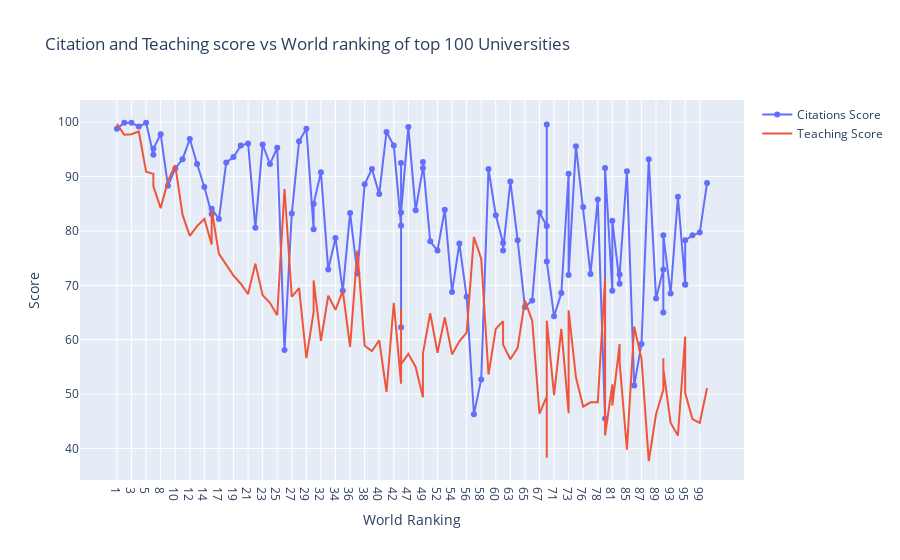

Here is the notebook cell this chart was saved with:
### Code cell
fig = go.Figure()
trace_citation = go.Scatter(
    x = df_top100['world_rank'],
    y = df_top100['citations'],
    name = 'Citations Score',
    mode = 'lines+markers'
)
fig.add_trace(trace_citation)

trace_teach = go.Scatter(
    x = df_top100['world_rank'],
    y = df_top100['teaching'],
    name = 'Teaching Score'
)
fig.add_trace(trace_teach)

fig.update_layout(
    title = 'Citation and Teaching score vs World ranking of top 100 Universities',
    xaxis_title = 'World Ranking',
    yaxis_title = 'Score'
)

fig.show()

### Figure 1 — Plotly figure (JSON) as saved in the notebook; plotly's stock layout.template omitted (floating-point values rounded to 4 significant figures)
{"data": [{"mode": "lines+markers", "name": "Citations Score", "type": "scatter", "x": ["1", "2", "3", "4", "5", "6", "6", "8", "9", "10", "11", "12", "13", "14", "15", "15", "17", "18", "19", "20", "21", "22", "23", "24", "25", "26", "27", "28", "29", "30", "30", "32", "33", "34", "35", "36", "37", "38", "39", "40", "41", "42", "43", "43", "43", "43", "47", "48", "49", "49", "51", "52", "53", "54", "55", "56", "57", "58", "59", "60", "61", "61", "63", "64", "65", "66", "67", "68", "68", "68", "71", "72", "73", "73", "75", "76", "77", "78", "79", "79", "81", "81", "83", "83", "85", "86", "87", "88", "89", "90", "90", "90", "93", "94", "95", "95", "95", "98", "99", "100"], "y": [98.8, 99.9, 99.9, 99.2, 99.9, 94, 95.1, 97.8, 88.3, 91.5, 93.2, 96.9, 92.3, 88.1, 83.1, 84.1, 82.2, 92.6, 93.6, 95.7, 96.1, 80.6, 95.9, 92.3, 95.3, 58.1, 83.2, 96.5, 98.8, 80.3, 85, 90.8, 72.9, 78.7, 69, 83.3, 72.2, 88.6, 91.4, 86.8, 98.2, 95.7, 81, 62.3, 92.5, 83.4, 99.1, 83.8, 91.6, 92.7, 78.1, 76.4, 83.9, 68.8, 77.7, 67.9, 46.3, 52.7, 91.4, 82.9, 77.8, 76.4, 89.1, 78.3, 66, 67.2, 83.4, 80.9, 99.6, 74.4, 64.3, 68.6, 90.5, 71.9, 95.6, 84.4, 72.1, 85.8, 45.5, 91.6, 69, 81.9, 70.3, 72, 91, 51.6, 59.2, 93.2, 67.6, 72.9, 65, 79.2, 68.5, 86.3, 70.2, 70.1, 78.3, 79.2, 79.7, 88.8]}, {"name": "Teaching Score", "type": "scatter", "x": ["1", "2", "3", "4", "5", "6", "6", "8", "9", "10", "11", "12", "13", "14", "15", "15", "17", "18", "19", "20", "21", "22", "23", "24", "25", "26", "27", "28", "29", "30", "30", "32", "33", "34", "35", "36", "37", "38", "39", "40", "41", "42", "43", "43", "43", "43", "47", "48", "49", "49", "51", "52", "53", "54", "55", "56", "57", "58", "59", "60", "61", "61", "63", "64", "65", "66", "67", "68", "68", "68", "71", "72", "73", "73", "75", "76", "77", "78", "79", "79", "81", "81", "83", "83", "85", "86", "87", "88", "89", "90", "90", "90", "93", "94", "95", "95", "95", "98", "99", "100"], "y": [99.7, 97.7, 97.8, 98.3, 90.9, 90.5, 88.2, 84.2, 89.2, 92.1, 83, 79.1, 80.9, 82.2, 77.5, 83.9, 75.8, 73.8, 71.8, 70.3, 68.4, 74, 68.2, 66.8, 64.5, 87.7, 67.9, 69.5, 56.6, 65.1, 70.9, 59.8, 68.1, 65.5, 69, 58.7, 76.4, 58.9, 57.9, 59.9, 50.4, 66.8, 51.9, 65.8, 57.3, 55.5, 57.4, 55, 49.4, 57.5, 64.9, 57.6, 64.1, 57.3, 59.7, 61.3, 78.9, 74.9, 53.6, 62, 63.4, 59.1, 56.4, 58.5, 67.2, 63.5, 46.4, 49.6, 38.3, 63.5, 49.8, 62, 46.5, 65.4, 53.1, 47.7, 48.5, 48.5, 71.3, 42.4, 51.8, 47.9, 59.2, 55.8, 39.8, 62.4, 56.5, 37.7, 46.3, 50.8, 56.6, 54.6, 44.7, 42.4, 60.6, 52.4, 50.2, 45.4, 44.7, 51.1]}], "layout": {"title": {"text": "Citation and Teaching score vs World ranking of top 100 Universities"}, "xaxis": {"title": {"text": "World Ranking"}}, "yaxis": {"title": {"text": "Score"}}}}
